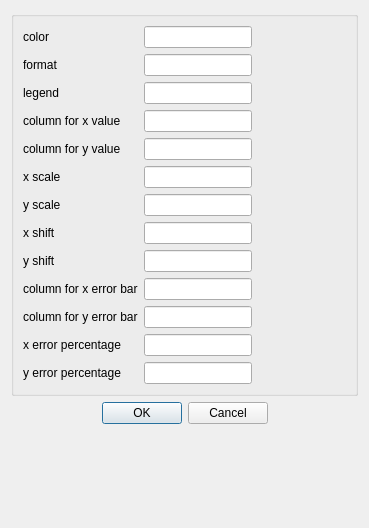
<?xml version="1.0" encoding="UTF-8"?>
<ui version="4.0">
 <class>ManagePlotForm</class>
 <widget class="QDialog" name="ManagePlotForm">
  <property name="geometry">
   <rect>
    <x>0</x>
    <y>0</y>
    <width>369</width>
    <height>528</height>
   </rect>
  </property>
  <property name="windowTitle">
   <string>Dialog</string>
  </property>
  <layout class="QGridLayout" name="gridLayout_3">
   <item row="0" column="0">
    <widget class="QGroupBox" name="groupBox">
     <property name="title">
      <string/>
     </property>
     <layout class="QGridLayout" name="gridLayout_2">
      <item row="0" column="0">
       <layout class="QGridLayout" name="gridLayout">
        <item row="8" column="0">
         <widget class="QLabel" name="label_y_shift">
          <property name="text">
           <string>y shift</string>
          </property>
         </widget>
        </item>
        <item row="11" column="1">
         <widget class="QLineEdit" name="lineEditXerrp">
          <property name="toolTip">
           <string>&lt;html&gt;&lt;head/&gt;&lt;body&gt;&lt;p&gt;Percentage of uncertainety that should be applied to abscissa values.&lt;/p&gt;&lt;/body&gt;&lt;/html&gt;</string>
          </property>
         </widget>
        </item>
        <item row="6" column="1">
         <widget class="QLineEdit" name="lineEditYScale"/>
        </item>
        <item row="3" column="1">
         <widget class="QLineEdit" name="lineEditXcol">
          <property name="toolTip">
           <string>&lt;html&gt;&lt;head/&gt;&lt;body&gt;&lt;p&gt;Data column (0-based) in file where abscissa value is read.&lt;/p&gt;&lt;/body&gt;&lt;/html&gt;</string>
          </property>
         </widget>
        </item>
        <item row="3" column="0">
         <widget class="QLabel" name="label_4">
          <property name="text">
           <string>column for x value</string>
          </property>
         </widget>
        </item>
        <item row="8" column="1">
         <widget class="QLineEdit" name="lineEditYShift"/>
        </item>
        <item row="12" column="0">
         <widget class="QLabel" name="label_11">
          <property name="text">
           <string>y error percentage</string>
          </property>
         </widget>
        </item>
        <item row="9" column="1">
         <widget class="QLineEdit" name="lineEditXerr">
          <property name="toolTip">
           <string>&lt;html&gt;&lt;head/&gt;&lt;body&gt;&lt;p&gt;Data column (0-based) in file where abscissa error bar value is read.&lt;/p&gt;&lt;/body&gt;&lt;/html&gt;</string>
          </property>
         </widget>
        </item>
        <item row="1" column="0">
         <widget class="QLabel" name="label_2">
          <property name="text">
           <string>format</string>
          </property>
         </widget>
        </item>
        <item row="6" column="0">
         <widget class="QLabel" name="label_y_scale">
          <property name="text">
           <string>y scale</string>
          </property>
         </widget>
        </item>
        <item row="0" column="1">
         <widget class="QLineEdit" name="lineEditColor"/>
        </item>
        <item row="5" column="0">
         <widget class="QLabel" name="label_x_scale">
          <property name="text">
           <string>x scale</string>
          </property>
         </widget>
        </item>
        <item row="7" column="0">
         <widget class="QLabel" name="label_x_shift">
          <property name="text">
           <string>x shift</string>
          </property>
         </widget>
        </item>
        <item row="2" column="0">
         <widget class="QLabel" name="label_3">
          <property name="text">
           <string>legend</string>
          </property>
         </widget>
        </item>
        <item row="4" column="1">
         <widget class="QLineEdit" name="lineEditYcol">
          <property name="toolTip">
           <string>&lt;html&gt;&lt;head/&gt;&lt;body&gt;&lt;p&gt;Data column (0-based) in file where ordinate value is read.&lt;/p&gt;&lt;/body&gt;&lt;/html&gt;</string>
          </property>
         </widget>
        </item>
        <item row="1" column="1">
         <widget class="QLineEdit" name="lineEditFormat">
          <property name="toolTip">
           <string>&lt;html&gt;&lt;head/&gt;&lt;body&gt;&lt;p&gt;Format of the line, composed from a symbol, a color and a linestyle.&lt;/p&gt;&lt;p&gt;for example &lt;span style=&quot; font-family:'monospace';&quot;&gt;&amp;quot;r--&amp;quot;&lt;/span&gt; for a dashed red line;&lt;/p&gt;&lt;/body&gt;&lt;/html&gt;</string>
          </property>
         </widget>
        </item>
        <item row="10" column="0">
         <widget class="QLabel" name="label_10">
          <property name="text">
           <string>column for y error bar</string>
          </property>
         </widget>
        </item>
        <item row="11" column="0">
         <widget class="QLabel" name="label_9">
          <property name="text">
           <string>x error percentage</string>
          </property>
         </widget>
        </item>
        <item row="9" column="0">
         <widget class="QLabel" name="label_8">
          <property name="text">
           <string>column for x error bar</string>
          </property>
         </widget>
        </item>
        <item row="10" column="1">
         <widget class="QLineEdit" name="lineEditYerr">
          <property name="toolTip">
           <string>&lt;html&gt;&lt;head/&gt;&lt;body&gt;&lt;p&gt;Data column (0-based) in file where ordinate error bar value is read.&lt;/p&gt;&lt;/body&gt;&lt;/html&gt;</string>
          </property>
         </widget>
        </item>
        <item row="7" column="1">
         <widget class="QLineEdit" name="lineEditXShift"/>
        </item>
        <item row="5" column="1">
         <widget class="QLineEdit" name="lineEditXScale"/>
        </item>
        <item row="2" column="1">
         <widget class="QLineEdit" name="lineEditLegend">
          <property name="toolTip">
           <string>&lt;html&gt;&lt;head/&gt;&lt;body&gt;&lt;p&gt;&lt;br/&gt;&lt;/p&gt;&lt;/body&gt;&lt;/html&gt;</string>
          </property>
         </widget>
        </item>
        <item row="4" column="0">
         <widget class="QLabel" name="label_5">
          <property name="text">
           <string>column for y value</string>
          </property>
         </widget>
        </item>
        <item row="0" column="0">
         <widget class="QLabel" name="label">
          <property name="text">
           <string>color</string>
          </property>
         </widget>
        </item>
        <item row="12" column="1">
         <widget class="QLineEdit" name="lineEditYerrp">
          <property name="toolTip">
           <string>&lt;html&gt;&lt;head/&gt;&lt;body&gt;&lt;p&gt;Percentage of uncertainety that should be applied to ordiante values.&lt;/p&gt;&lt;/body&gt;&lt;/html&gt;</string>
          </property>
         </widget>
        </item>
       </layout>
      </item>
      <item row="0" column="1">
       <spacer name="horizontalSpacer">
        <property name="orientation">
         <enum>Qt::Horizontal</enum>
        </property>
        <property name="sizeHint" stdset="0">
         <size>
          <width>4</width>
          <height>20</height>
         </size>
        </property>
       </spacer>
      </item>
     </layout>
    </widget>
   </item>
   <item row="1" column="0">
    <widget class="QDialogButtonBox" name="buttonBox">
     <property name="orientation">
      <enum>Qt::Horizontal</enum>
     </property>
     <property name="standardButtons">
      <set>QDialogButtonBox::Cancel|QDialogButtonBox::Ok</set>
     </property>
     <property name="centerButtons">
      <bool>true</bool>
     </property>
    </widget>
   </item>
   <item row="2" column="0">
    <spacer>
     <property name="orientation">
      <enum>Qt::Vertical</enum>
     </property>
     <property name="sizeHint" stdset="0">
      <size>
       <width>20</width>
       <height>1</height>
      </size>
     </property>
    </spacer>
   </item>
  </layout>
 </widget>
 <resources/>
 <connections>
  <connection>
   <sender>buttonBox</sender>
   <signal>accepted()</signal>
   <receiver>ManagePlotForm</receiver>
   <slot>accept()</slot>
   <hints>
    <hint type="sourcelabel">
     <x>248</x>
     <y>254</y>
    </hint>
    <hint type="destinationlabel">
     <x>157</x>
     <y>274</y>
    </hint>
   </hints>
  </connection>
  <connection>
   <sender>buttonBox</sender>
   <signal>rejected()</signal>
   <receiver>ManagePlotForm</receiver>
   <slot>reject()</slot>
   <hints>
    <hint type="sourcelabel">
     <x>316</x>
     <y>260</y>
    </hint>
    <hint type="destinationlabel">
     <x>286</x>
     <y>274</y>
    </hint>
   </hints>
  </connection>
 </connections>
</ui>
